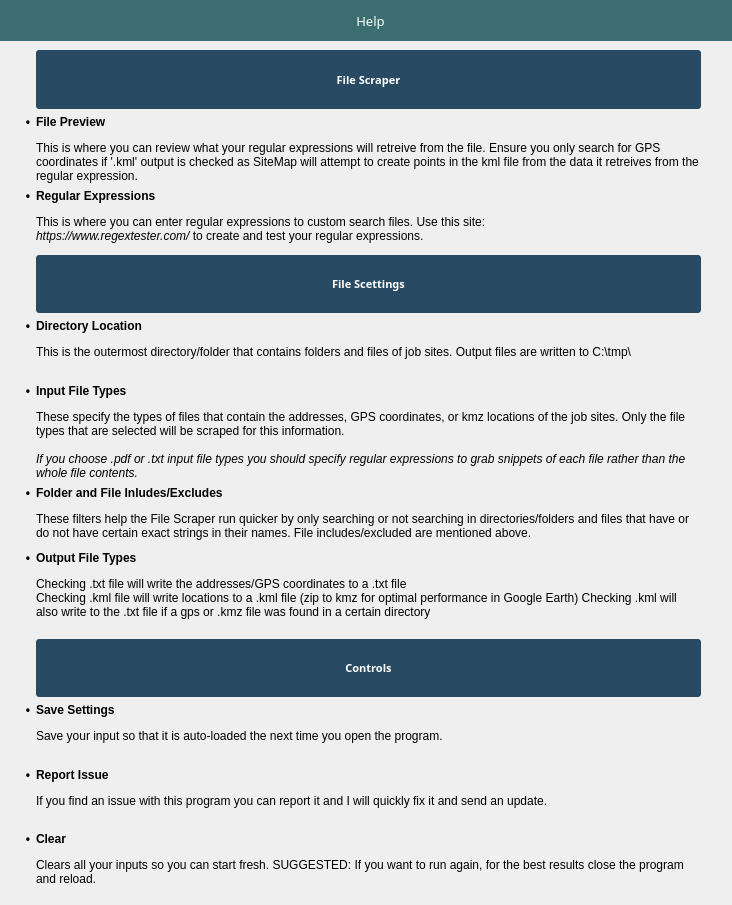
<?xml version="1.0" encoding="UTF-8"?>
<ui version="4.0">
 <class>Form</class>
 <widget class="QWidget" name="Form">
  <property name="geometry">
   <rect>
    <x>0</x>
    <y>0</y>
    <width>732</width>
    <height>905</height>
   </rect>
  </property>
  <property name="windowTitle">
   <string>Help</string>
  </property>
  <widget class="QLabel" name="label">
   <property name="geometry">
    <rect>
     <x>0</x>
     <y>0</y>
     <width>741</width>
     <height>41</height>
    </rect>
   </property>
   <property name="font">
    <font>
     <family>Gadugi</family>
     <pointsize>10</pointsize>
    </font>
   </property>
   <property name="autoFillBackground">
    <bool>false</bool>
   </property>
   <property name="styleSheet">
    <string notr="true">color: white; background-color: #3C6E71;</string>
   </property>
   <property name="text">
    <string>Help</string>
   </property>
   <property name="alignment">
    <set>Qt::AlignCenter</set>
   </property>
  </widget>
  <widget class="QWidget" name="gridLayoutWidget">
   <property name="geometry">
    <rect>
     <x>10</x>
     <y>50</y>
     <width>691</width>
     <height>841</height>
    </rect>
   </property>
   <layout class="QGridLayout" name="gridLayout">
    <property name="sizeConstraint">
     <enum>QLayout::SetDefaultConstraint</enum>
    </property>
    <item row="4" column="1">
     <widget class="QLabel" name="label_4">
      <property name="font">
       <font>
        <family>Gadugi</family>
        <pointsize>8</pointsize>
        <weight>75</weight>
        <bold>true</bold>
       </font>
      </property>
      <property name="styleSheet">
       <string notr="true">background-color: #284B63; color: white; border-radius: 3px;</string>
      </property>
      <property name="text">
       <string>File Scettings</string>
      </property>
      <property name="alignment">
       <set>Qt::AlignCenter</set>
      </property>
     </widget>
    </item>
    <item row="8" column="1">
     <widget class="QLabel" name="label_12">
      <property name="text">
       <string>&lt;html&gt;&lt;head/&gt;&lt;body&gt;&lt;p&gt;&lt;span style=&quot; font-weight:600;&quot;&gt;Output File Types&lt;/span&gt;&lt;/p&gt;&lt;p&gt;Checking .txt file will write the addresses/GPS coordinates to a .txt file&lt;br/&gt;Checking .kml file will write locations to a .kml file (zip to kmz for optimal performance in Google Earth) Checking .kml will also write to the .txt file if a gps or .kmz file was found in a certain directory&lt;br/&gt;&lt;/p&gt;&lt;/body&gt;&lt;/html&gt;</string>
      </property>
      <property name="textFormat">
       <enum>Qt::RichText</enum>
      </property>
      <property name="alignment">
       <set>Qt::AlignLeading|Qt::AlignLeft|Qt::AlignTop</set>
      </property>
      <property name="wordWrap">
       <bool>true</bool>
      </property>
     </widget>
    </item>
    <item row="11" column="1">
     <widget class="QLabel" name="label_19">
      <property name="text">
       <string>&lt;html&gt;&lt;head/&gt;&lt;body&gt;&lt;p&gt;&lt;span style=&quot; font-weight:600;&quot;&gt;Report Issue&lt;/span&gt;&lt;/p&gt;&lt;p&gt;If you find an issue with this program you can report it and I will quickly fix it and send an update.&lt;/p&gt;&lt;/body&gt;&lt;/html&gt;</string>
      </property>
      <property name="textFormat">
       <enum>Qt::RichText</enum>
      </property>
      <property name="alignment">
       <set>Qt::AlignLeading|Qt::AlignLeft|Qt::AlignTop</set>
      </property>
      <property name="wordWrap">
       <bool>true</bool>
      </property>
     </widget>
    </item>
    <item row="5" column="1">
     <widget class="QLabel" name="label_5">
      <property name="text">
       <string>&lt;html&gt;&lt;head/&gt;&lt;body&gt;&lt;p&gt;&lt;span style=&quot; font-weight:600;&quot;&gt;Directory Location&lt;/span&gt;&lt;/p&gt;&lt;p&gt;This is the outermost directory/folder that contains folders and files of job sites. Output files are written to C:\tmp\&lt;/p&gt;&lt;/body&gt;&lt;/html&gt;</string>
      </property>
      <property name="textFormat">
       <enum>Qt::RichText</enum>
      </property>
      <property name="alignment">
       <set>Qt::AlignLeading|Qt::AlignLeft|Qt::AlignTop</set>
      </property>
      <property name="wordWrap">
       <bool>true</bool>
      </property>
     </widget>
    </item>
    <item row="7" column="0">
     <widget class="QLabel" name="label_13">
      <property name="maximumSize">
       <size>
        <width>20</width>
        <height>16777215</height>
       </size>
      </property>
      <property name="font">
       <font>
        <weight>75</weight>
        <bold>true</bold>
       </font>
      </property>
      <property name="text">
       <string>•</string>
      </property>
      <property name="alignment">
       <set>Qt::AlignRight|Qt::AlignTop|Qt::AlignTrailing</set>
      </property>
     </widget>
    </item>
    <item row="10" column="0">
     <widget class="QLabel" name="label_10">
      <property name="maximumSize">
       <size>
        <width>20</width>
        <height>16777215</height>
       </size>
      </property>
      <property name="font">
       <font>
        <weight>75</weight>
        <bold>true</bold>
       </font>
      </property>
      <property name="text">
       <string>•</string>
      </property>
      <property name="alignment">
       <set>Qt::AlignRight|Qt::AlignTop|Qt::AlignTrailing</set>
      </property>
     </widget>
    </item>
    <item row="6" column="0">
     <widget class="QLabel" name="label_8">
      <property name="maximumSize">
       <size>
        <width>20</width>
        <height>16777215</height>
       </size>
      </property>
      <property name="font">
       <font>
        <weight>75</weight>
        <bold>true</bold>
       </font>
      </property>
      <property name="text">
       <string>•</string>
      </property>
      <property name="alignment">
       <set>Qt::AlignRight|Qt::AlignTop|Qt::AlignTrailing</set>
      </property>
     </widget>
    </item>
    <item row="2" column="0">
     <widget class="QLabel" name="label_15">
      <property name="maximumSize">
       <size>
        <width>20</width>
        <height>16777215</height>
       </size>
      </property>
      <property name="font">
       <font>
        <weight>75</weight>
        <bold>true</bold>
       </font>
      </property>
      <property name="text">
       <string>•</string>
      </property>
      <property name="alignment">
       <set>Qt::AlignRight|Qt::AlignTop|Qt::AlignTrailing</set>
      </property>
     </widget>
    </item>
    <item row="10" column="1">
     <widget class="QLabel" name="label_18">
      <property name="text">
       <string>&lt;html&gt;&lt;head/&gt;&lt;body&gt;&lt;p&gt;&lt;span style=&quot; font-weight:600;&quot;&gt;Save Settings&lt;/span&gt;&lt;/p&gt;&lt;p&gt;Save your input so that it is auto-loaded the next time you open the program.&lt;/p&gt;&lt;/body&gt;&lt;/html&gt;</string>
      </property>
      <property name="textFormat">
       <enum>Qt::RichText</enum>
      </property>
      <property name="alignment">
       <set>Qt::AlignLeading|Qt::AlignLeft|Qt::AlignTop</set>
      </property>
      <property name="wordWrap">
       <bool>true</bool>
      </property>
     </widget>
    </item>
    <item row="2" column="1">
     <widget class="QLabel" name="label_14">
      <property name="text">
       <string>&lt;html&gt;&lt;head/&gt;&lt;body&gt;&lt;p&gt;&lt;span style=&quot; font-weight:600;&quot;&gt;File Preview&lt;/span&gt;&lt;/p&gt;&lt;p&gt;This is where you can review what your regular expressions will retreive from the file. Ensure you only search for GPS coordinates if '.kml' output is checked as SiteMap will attempt to create points in the kml file from the data it retreives from the regular expression.&lt;/p&gt;&lt;/body&gt;&lt;/html&gt;</string>
      </property>
      <property name="textFormat">
       <enum>Qt::RichText</enum>
      </property>
      <property name="alignment">
       <set>Qt::AlignLeading|Qt::AlignLeft|Qt::AlignTop</set>
      </property>
      <property name="wordWrap">
       <bool>true</bool>
      </property>
     </widget>
    </item>
    <item row="12" column="0">
     <widget class="QLabel" name="label_22">
      <property name="maximumSize">
       <size>
        <width>20</width>
        <height>16777215</height>
       </size>
      </property>
      <property name="font">
       <font>
        <weight>75</weight>
        <bold>true</bold>
       </font>
      </property>
      <property name="text">
       <string>•</string>
      </property>
      <property name="alignment">
       <set>Qt::AlignRight|Qt::AlignTop|Qt::AlignTrailing</set>
      </property>
     </widget>
    </item>
    <item row="3" column="1">
     <widget class="QLabel" name="label_16">
      <property name="minimumSize">
       <size>
        <width>0</width>
        <height>60</height>
       </size>
      </property>
      <property name="text">
       <string>&lt;html&gt;&lt;head/&gt;&lt;body&gt;&lt;p&gt;&lt;span style=&quot; font-weight:600;&quot;&gt;Regular Expressions&lt;/span&gt;&lt;/p&gt;&lt;p&gt;This is where you can enter regular expressions to custom search files. Use this site: &lt;br/&gt;&lt;span style=&quot; font-style:italic;&quot;&gt;https://www.regextester.com/&lt;/span&gt; to create and test your regular expressions.&lt;/p&gt;&lt;/body&gt;&lt;/html&gt;</string>
      </property>
      <property name="textFormat">
       <enum>Qt::RichText</enum>
      </property>
      <property name="alignment">
       <set>Qt::AlignLeading|Qt::AlignLeft|Qt::AlignTop</set>
      </property>
      <property name="wordWrap">
       <bool>true</bool>
      </property>
     </widget>
    </item>
    <item row="3" column="0">
     <widget class="QLabel" name="label_17">
      <property name="maximumSize">
       <size>
        <width>20</width>
        <height>16777215</height>
       </size>
      </property>
      <property name="font">
       <font>
        <weight>75</weight>
        <bold>true</bold>
       </font>
      </property>
      <property name="text">
       <string>•</string>
      </property>
      <property name="alignment">
       <set>Qt::AlignRight|Qt::AlignTop|Qt::AlignTrailing</set>
      </property>
     </widget>
    </item>
    <item row="1" column="1">
     <widget class="QLabel" name="label_2">
      <property name="font">
       <font>
        <family>Gadugi</family>
        <pointsize>8</pointsize>
        <weight>75</weight>
        <bold>true</bold>
       </font>
      </property>
      <property name="styleSheet">
       <string notr="true">background-color: #284B63; color: white; border-radius: 3px;</string>
      </property>
      <property name="text">
       <string>File Scraper</string>
      </property>
      <property name="alignment">
       <set>Qt::AlignCenter</set>
      </property>
     </widget>
    </item>
    <item row="8" column="0">
     <widget class="QLabel" name="label_9">
      <property name="maximumSize">
       <size>
        <width>20</width>
        <height>16777215</height>
       </size>
      </property>
      <property name="font">
       <font>
        <weight>75</weight>
        <bold>true</bold>
       </font>
      </property>
      <property name="text">
       <string>•</string>
      </property>
      <property name="alignment">
       <set>Qt::AlignRight|Qt::AlignTop|Qt::AlignTrailing</set>
      </property>
     </widget>
    </item>
    <item row="5" column="0">
     <widget class="QLabel" name="label_6">
      <property name="maximumSize">
       <size>
        <width>20</width>
        <height>16777215</height>
       </size>
      </property>
      <property name="font">
       <font>
        <weight>75</weight>
        <bold>true</bold>
       </font>
      </property>
      <property name="text">
       <string>•</string>
      </property>
      <property name="alignment">
       <set>Qt::AlignRight|Qt::AlignTop|Qt::AlignTrailing</set>
      </property>
     </widget>
    </item>
    <item row="7" column="1">
     <widget class="QLabel" name="label_11">
      <property name="text">
       <string>&lt;html&gt;&lt;head/&gt;&lt;body&gt;&lt;p&gt;&lt;span style=&quot; font-weight:600;&quot;&gt;Folder and File Inludes/Excludes&lt;/span&gt;&lt;/p&gt;&lt;p&gt;These filters help the File Scraper run quicker by only searching or not searching in directories/folders and files that have or do not have certain exact strings in their names. File includes/excluded are mentioned above.&lt;/p&gt;&lt;/body&gt;&lt;/html&gt;</string>
      </property>
      <property name="textFormat">
       <enum>Qt::RichText</enum>
      </property>
      <property name="alignment">
       <set>Qt::AlignLeading|Qt::AlignLeft|Qt::AlignTop</set>
      </property>
      <property name="wordWrap">
       <bool>true</bool>
      </property>
     </widget>
    </item>
    <item row="12" column="1">
     <widget class="QLabel" name="label_21">
      <property name="text">
       <string>&lt;html&gt;&lt;head/&gt;&lt;body&gt;&lt;p&gt;&lt;span style=&quot; font-weight:600;&quot;&gt;Clear&lt;/span&gt;&lt;/p&gt;&lt;p&gt;Clears all your inputs so you can start fresh. SUGGESTED: If you want to run again, for the best results close the program and reload.&lt;/p&gt;&lt;/body&gt;&lt;/html&gt;</string>
      </property>
      <property name="textFormat">
       <enum>Qt::RichText</enum>
      </property>
      <property name="alignment">
       <set>Qt::AlignLeading|Qt::AlignLeft|Qt::AlignTop</set>
      </property>
      <property name="wordWrap">
       <bool>true</bool>
      </property>
     </widget>
    </item>
    <item row="6" column="1">
     <widget class="QLabel" name="label_7">
      <property name="text">
       <string>&lt;html&gt;&lt;head/&gt;&lt;body&gt;&lt;p&gt;&lt;span style=&quot; font-weight:600;&quot;&gt;Input File Types&lt;/span&gt;&lt;/p&gt;&lt;p&gt;These specify the types of files that contain the addresses, GPS coordinates, or kmz locations of the job sites. Only the file types that are selected will be scraped for this information.&lt;br/&gt;&lt;br/&gt;&lt;span style=&quot; font-style:italic;&quot;&gt;If you choose .pdf or .txt input file types you should specify regular expressions to grab snippets of each file rather than the whole file contents.&lt;/span&gt;&lt;/p&gt;&lt;/body&gt;&lt;/html&gt;</string>
      </property>
      <property name="textFormat">
       <enum>Qt::RichText</enum>
      </property>
      <property name="alignment">
       <set>Qt::AlignLeading|Qt::AlignLeft|Qt::AlignTop</set>
      </property>
      <property name="wordWrap">
       <bool>true</bool>
      </property>
     </widget>
    </item>
    <item row="11" column="0">
     <widget class="QLabel" name="label_20">
      <property name="maximumSize">
       <size>
        <width>20</width>
        <height>16777215</height>
       </size>
      </property>
      <property name="font">
       <font>
        <weight>75</weight>
        <bold>true</bold>
       </font>
      </property>
      <property name="text">
       <string>•</string>
      </property>
      <property name="alignment">
       <set>Qt::AlignRight|Qt::AlignTop|Qt::AlignTrailing</set>
      </property>
     </widget>
    </item>
    <item row="9" column="1">
     <widget class="QLabel" name="0">
      <property name="font">
       <font>
        <family>Gadugi</family>
        <pointsize>8</pointsize>
        <weight>75</weight>
        <bold>true</bold>
       </font>
      </property>
      <property name="styleSheet">
       <string notr="true">background-color: #284B63; color: white; border-radius: 3px;</string>
      </property>
      <property name="text">
       <string>Controls</string>
      </property>
      <property name="alignment">
       <set>Qt::AlignCenter</set>
      </property>
     </widget>
    </item>
   </layout>
  </widget>
 </widget>
 <resources/>
 <connections/>
</ui>
